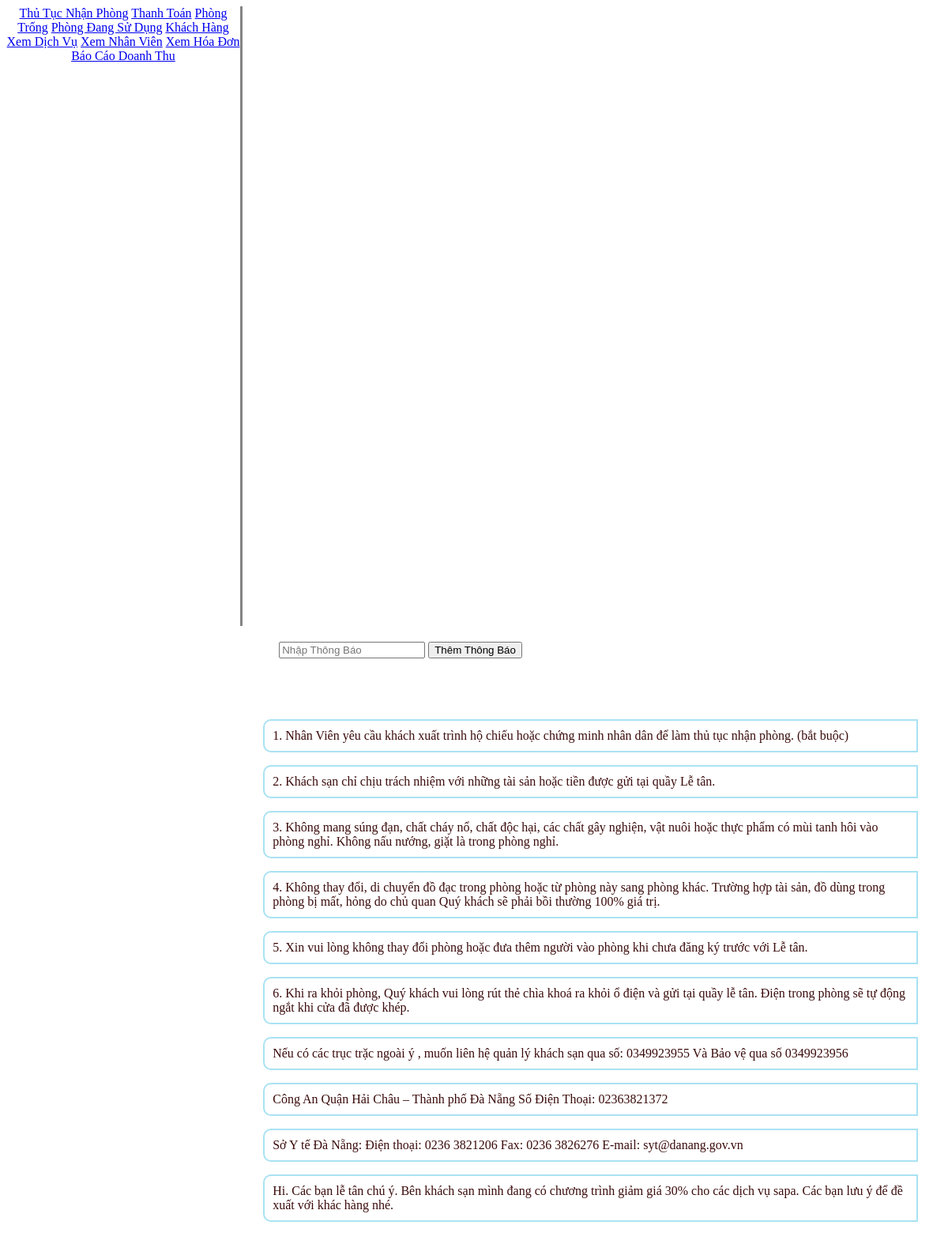
The page /Trangchu.php on the database its author committed.
### tables this page shows
CREATE TABLE `thongbao` (
  `MaTB` int(11) NOT NULL,
  `NoiDung` text NOT NULL
);

### Trangchu.php (the view, shortened to what this page needs)
<div class="left">
<a class="button button2" style="min-width: 40%;" href='index.php?url=CheckIn/CheckIn.php'>Thủ Tục Nhận Phòng</a>
<a class="button button2" style="min-width: 40%;" href='index.php?url=QuanLyPhong/PhongCheckin.php'>Thanh Toán</a>
<a class="button button2" style="min-width: 40%;" href='index.php?url=QuanLyPhong/DSPhongTrong.php'>Phòng Trống</a>
<a class="button button2" style="min-width: 40%;" href='index.php?url=QuanLyPhong/PhongCheckin.php'>Phòng Đang Sử Dụng</a>
<a class="button button2" style="min-width: 40%;" href='index.php?url=KhachHang/QuanLyKhachHang.php'>Khách Hàng</a>
<a class="button button2" style="min-width: 40%;" href='index.php?url=DichVu/DichVu.php'>Xem Dịch Vụ</a>
<a class="button button2" style="min-width: 40%;" href='index.php?url=NhanVien/QuanLyNV.php'>Xem Nhân Viên</a>
<a class="button button2" style="min-width: 40%;" href='index.php?url=HoaDon/QuanLyHoaDon.php'>Xem Hóa Đơn</a>
<a class="button button2" style="min-width: 40%;" href='index.php?url=HoaDon/DoanhThu.php'>Báo Cáo Doanh Thu</a>
</div>
<div class="right">
    <div class="thanhtrangthai">
        <form action= "" method="Post">
            <div class="nhomform">
                <input class="nhap" type="text"  name='ThongBao' placeholder="Nhập Thông Báo">
                <input class="button2" value="Thêm Thông Báo" type="submit"/>
            </div>
        </form>
    </div>
<?php
$sqlTB ="SELECT * FROM Thongbao";
$thucthi = mysqli_query($ketnoisql,$sqlTB);
while(($dulieu = mysqli_fetch_array($thucthi))){
    ?>
        <p class="cumTB">
        <?php echo $dulieu[1]?>
        </p>
    <?php
}
?>
</div>

### Trangchu.php (style rules this page uses)
.right { width: 70%; height: 100%; float: right; margin:auto 30px; overflow: auto; }
.left { width: 25%; height: 100%; float: left; text-align: center; border-right: 3px solid #848484; }
.cumTB { border: 2px solid #A9E2F3; border-radius: 10px 0 0 10px; background-color: #FFFFFF; padding: 10px; text-align: left; color: #3B0B0B; }
.thanhtrangthai { float: top; height: 10%; margin: 20px; }

### rows shown on the page
thongbao: NoiDung "1. Nhân Viên yêu cầu khách xuất trình hộ chiếu hoặc chứng minh nhân dân để làm thủ tục nhận phòng. (bắt buộc)"
thongbao: NoiDung "2. Khách sạn chỉ chịu trách nhiệm với những tài sản hoặc tiền được gửi tại quầy Lễ tân."
thongbao: NoiDung "3. Không mang súng đạn, chất cháy nổ, chất độc hại, các chất gây nghiện, vật nuôi hoặc thực phẩm có mùi tanh hôi vào phòng nghỉ. Không nấu nướng, giặt là trong phòng nghỉ."
thongbao: NoiDung "4. Không thay đổi, di chuyển đồ đạc trong phòng hoặc từ phòng này sang phòng khác. Trường hợp tài sản, đồ dùng trong phòng bị mất, hỏng do chủ quan Quý khách sẽ phải bồi thường 100% giá trị."
thongbao: NoiDung "5. Xin vui lòng không thay đổi phòng hoặc đưa thêm người vào phòng khi chưa đăng ký trước với Lễ tân."
thongbao: NoiDung "6. Khi ra khỏi phòng, Quý khách vui lòng rút thẻ chìa khoá ra khỏi ổ điện và gửi tại quầy lễ tân. Điện trong phòng sẽ tự động ngắt khi cửa đã được khép."
thongbao: NoiDung "Nếu có các trục trặc ngoài ý , muốn liên hệ quản lý khách sạn qua số: 0349923955 Và Bảo vệ qua số 0349923956"
thongbao: NoiDung "Công An Quận Hải Châu – Thành phố Đà Nẵng Số Điện Thoại: 02363821372"
thongbao: NoiDung "Sở Y tế Đà Nẵng: Điện thoại: 0236 3821206 Fax: 0236 3826276 E-mail: syt@danang.gov.vn"
thongbao: NoiDung "Hi. Các bạn lễ tân chú ý. Bên khách sạn mình đang có chương trình giảm giá 30% cho các dịch vụ sapa. Các bạn lưu ý để đề xuất với khác hàng nhé."
